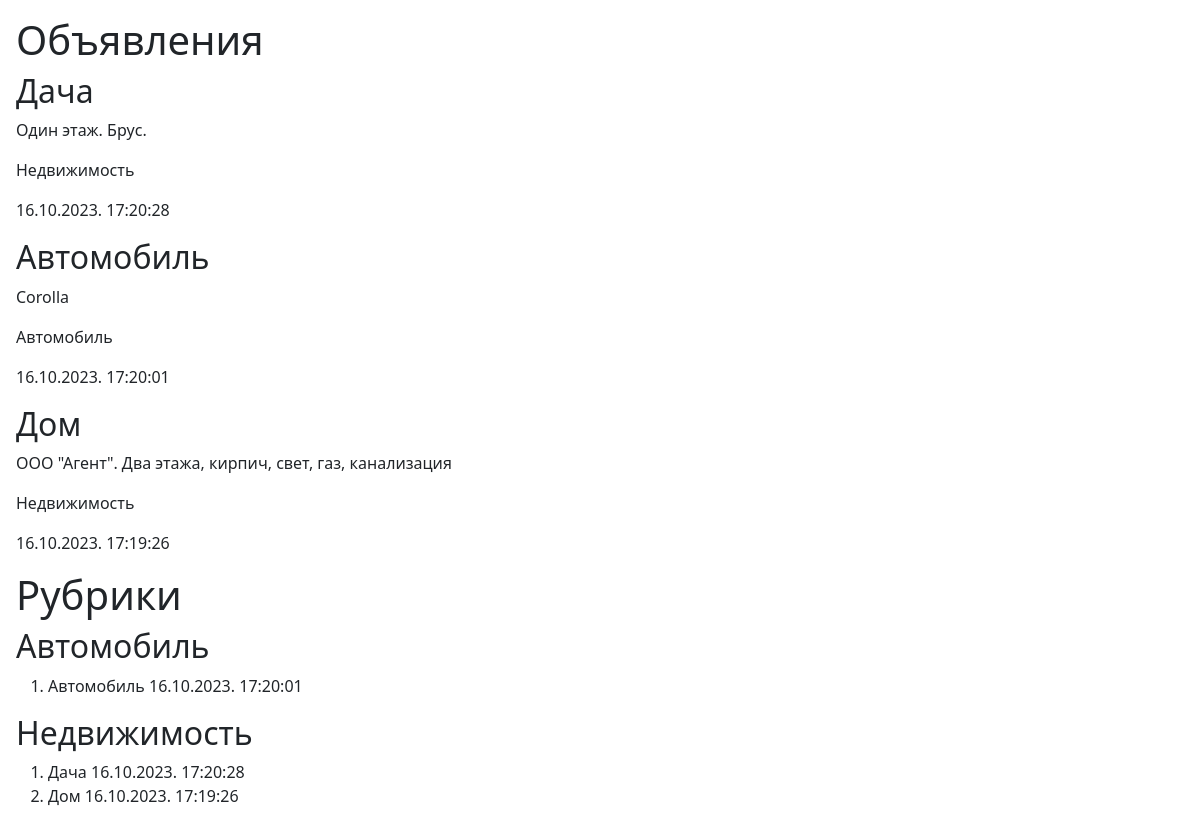
The page / on the database its author committed.
### btest/models.py (models this page shows, shortened)
class Bb(models.Model):
  title = models.CharField(max_length=50, verbose_name='Товар')
  content = models.TextField(null=True, blank=True, verbose_name='Описание')
  price = models.FloatField(null=True, blank=True, verbose_name='Цена')
  published = models.DateTimeField(auto_now_add=True, db_index=True, verbose_name='Опубликовано')
  rubric = models.ForeignKey('Rubric', null=True,   on_delete=models.PROTECT, verbose_name='Рубрика')
  class Meta:
    verbose_name_plural = 'Объявления'
    verbose_name = 'Объявление'
    ordering = ['-published']

class Rubric(models.Model):
  name = models.CharField(max_length=20, db_index=True,   verbose_name='Название')
  class Meta:
    verbose_name_plural = 'Рубрики'
    verbose_name = 'Рубрика'
    ordering = ['name']

### btest/views.py (the view)
# urls.py: path('', index),
def index(request):
    bbs = Bb.objects.all()
    rs = Rubric.objects.all()
    return render(request, "btest/index.html", {'bbs1': bbs, 'rs' : rs})

### btest/templates/btest/index.html (shortened to what this page needs)
<!DOCTYPE html>
<html lang="ru">
<head>
    {% load bootstrap5 %}
	{% bootstrap_css %}
</head>
<body class="m-3">
	<h1>Объявления</h1>
	{% for bb in bbs1 %}
	<div>
		<h2>{{ bb.title }}</h2>
		<p>{{ bb.content }}</p>
		<p>{{ bb.rubric.name}}</p>
		<p>{{ bb.published|date:"d.m.Y. H:i:s"}}</p>
	</div>
	{% endfor %}
	<h1>Рубрики</h1>
	{% for rub in rs %}
		<h2> {{ rub.name }}</h2>
		<ol>
			{% for bb in rub.bb_set.all %}
				<li>
					{{ bb.title }}
					{{ bb.published|date:"d.m.Y. H:i:s"}}
				</li>
			{% endfor%}
		</ol>
	{% endfor%}
</body>
</html>

### rows shown on the page
Bb: title "Дача", content "Один этаж. Брус.", rubric.name "Недвижимость", published "16.10.2023. 17:20:28"
Bb: title "Автомобиль", content "Corolla", rubric.name "Автомобиль", published "16.10.2023. 17:20:01"
Bb: title "Дом", content "ООО \"Агент\". Два этажа, кирпич, свет, газ, канализация", rubric.name "Недвижимость", published "16.10.2023. 17:19:26"
Rubric: name "Автомобиль"
Rubric: name "Недвижимость"
